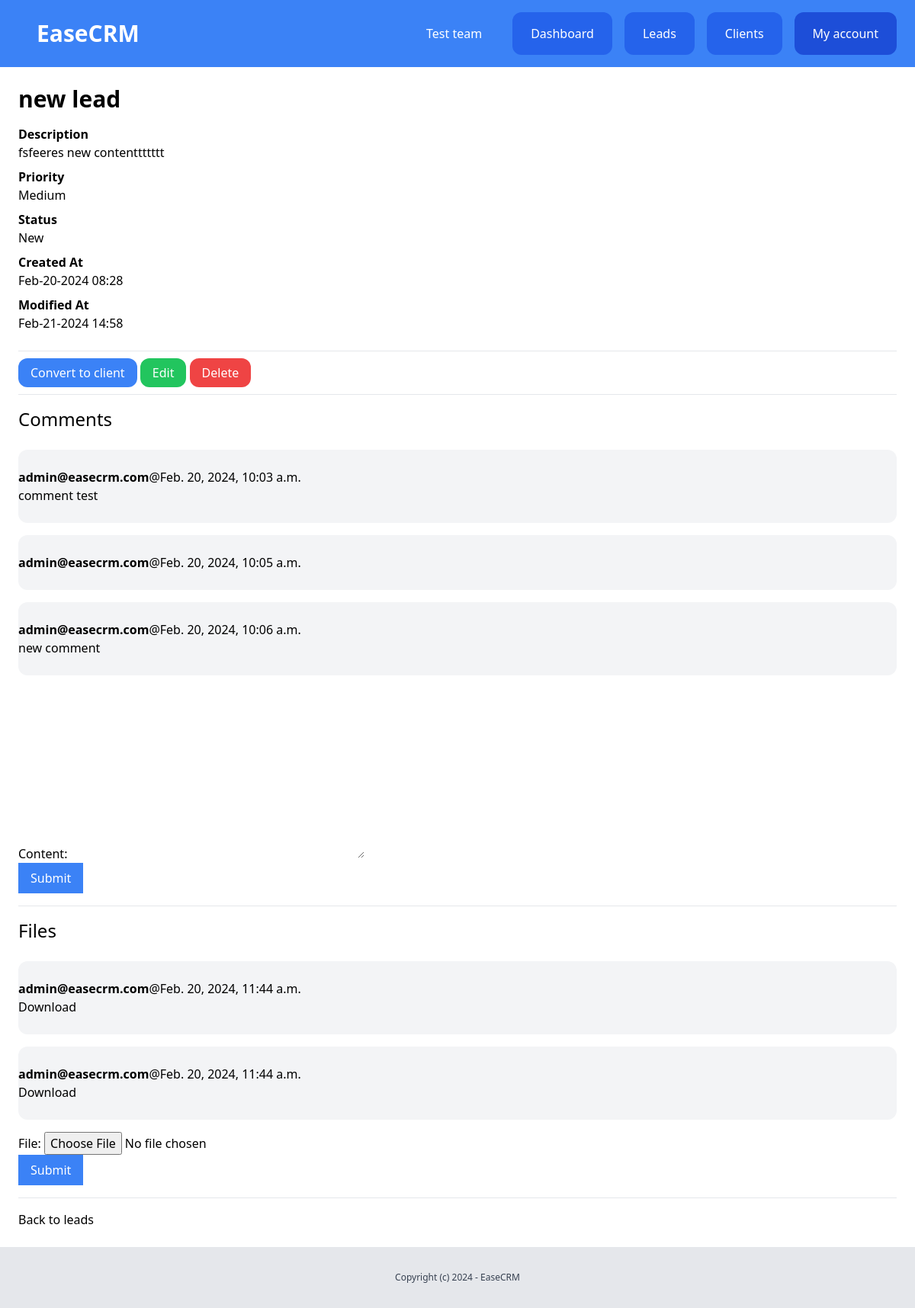
The page /dashboard/leads/8/ (signed in) on the database its author committed.
### team/models.py (models this page shows, shortened)
class Team(models.Model):
    plan=models.ForeignKey(Plan, blank=True, null=True, related_name="teams", on_delete=models.CASCADE)
    name = models.CharField(max_length=100)
    created_by = models.ForeignKey(User, related_name="created_teams", on_delete=models.CASCADE)
    created_at = models.DateTimeField(auto_now_add=True)
    members = models.ManyToManyField(User, related_name="teams")

### lead/models.py (models this page shows, shortened)
class Lead(models.Model):
    LOW = 'low'
    MEDIUM = 'medium'
    HIGH = 'high'
    CHOICES_PRIORITY = (
        (LOW, 'Low'),
        (MEDIUM, 'Medium'),
        (HIGH, 'High'),
    )
    NEW = 'new'
    CONTACTED = 'contacted'
    WON = 'won'
    LOST = 'lost'
    CHOICES_STATUS = (
        (NEW, "New"),
        (CONTACTED, 'Contacted'),
        (WON, 'Won'),
        (LOST, 'Lost'),
    )
    team = models.ForeignKey(Team, related_name="leads", on_delete=models.CASCADE)
    name = models.CharField(max_length=100)
    email = models.EmailField()
    description = models.TextField(blank=True, null=True)
    priority = models.CharField(max_length=10, choices=CHOICES_PRIORITY, default=MEDIUM)
    status = models.CharField(max_length=10, choices=CHOICES_STATUS, default=NEW)
    converted_to_client = models.BooleanField(default=False)
    created_by = models.ForeignKey(User, related_name="leads", on_delete=models.CASCADE)
    created_at = models.DateTimeField(auto_now_add=True)
    modified_at = models.DateTimeField(auto_now=True)
    class Meta:
        ordering = ('name', )

class Comment(models.Model):
    team = models.ForeignKey(Team, related_name="lead_comments", on_delete=models.CASCADE)
    lead = models.ForeignKey(Lead, related_name="comments", on_delete = models.CASCADE)
    content = models.TextField(blank=True, null=True)
    created_by = models.ForeignKey(User, related_name="lead_comments", on_delete=models.CASCADE)
    created_at = models.DateTimeField(auto_now_add=True)

class LeadFile(models.Model):
    team = models.ForeignKey(Team, related_name="lead_files", on_delete=models.CASCADE)
    lead = models.ForeignKey(Lead, related_name="files", on_delete = models.CASCADE)
    file = models.FileField(upload_to="leadfiles")
    created_by = models.ForeignKey(User, related_name="lead_files", on_delete=models.CASCADE)
    created_at = models.DateTimeField(auto_now_add=True)

### lead/views.py (the view)
# urls.py: path('<int:pk>/', views.LeadDetailView.as_view(), name="detail"),
class LeadDetailView(LoginRequiredMixin, DetailView):
     model = Lead
     def get_context_data(self, **kwargs):
          context = super().get_context_data(**kwargs);
          context['form'] = AddCommentForm()
          context['fileform'] = AddFileForm()
          return context
     def get_queryset(self):
          queryset = super(LeadDetailView, self).get_queryset()
          return queryset.filter(created_by = self.request.user, pk = self.kwargs.get('pk'))

### lead/forms.py
class AddCommentForm(forms.ModelForm):
    class Meta:
        model = Comment
        fields = ('content', )

class AddFileForm(forms.ModelForm):
    class Meta:
        model = LeadFile
        fields = ('file',)

### team/context_processors.py (called while the page is built)
def team(request):
    if request.user.is_authenticated:
        if request.user.userprofile.active_team:
            active_team = request.user.userprofile.active_team
        else:
            active_team = Team.objects.filter(created_by=request.user)[0]
    else:
        active_team = None
    return {
        'active_team': active_team
    }

### lead/templates/lead/lead_detail.html (shortened to what this page needs)
{%extends 'core/base.html'%} {%block title%}Leads{%endblock%} {%block content%}
<div class="py-6 px-6">
  <h1 class="mb-4 font-bold text-3xl">{{lead.name}}</h1>
  {% if lead.description%}
  <p class="font-semibold">Description</p>
  <p class="mb-2">{{lead.description}}</p>
  {%endif%}
  <p class="font-semibold">Priority</p>
  <p class="mb-2">{{lead.get_priority_display}}</p>
  <p class="font-semibold">Status</p>
  <p class="mb-2">{{lead.get_status_display}}</p>
  <p class="font-semibold">Created At</p>
  <p class="mb-2">{{lead.created_at|date:"M-d-Y H:i"}}</p>
  <p class="font-semibold">Modified At</p>
  <p class="mb-6">{{lead.modified_at|date:"M-d-Y H:i"}}</p>
  <hr class="my-4" />
  <a class="py-2 px-4 rounded-xl text-white bg-blue-500" href="{%url 'leads:convert' lead.id%}">Convert to client</a>
  <a class="py-2 px-4 rounded-xl text-white bg-green-500" href="{%url 'leads:edit' lead.id%}">Edit</a>
  <a
    class="py-2 px-4 rounded-xl text-white bg-red-500"
    onclick="document.getElementById('lead_delete_form').submit();"
    href="#"
    >Delete</a
  >
  <hr class="my-4" />
  <h2 class="text-2xl mb-6">Comments</h2>
  <div class="space-y-4">
    {% for comment in lead.comments.all %}
    <div class="bg-gray-100 mb-4 py-6 rounded-xl">
      <p><strong>{{comment.created_by}}</strong>@{{comment.created_at}}</p>
      {{comment.content}}
    </div>
    {%endfor%}
  </div>
  <form action="{% url 'leads:add_comment' lead.id %}" method="POST">
    {%csrf_token%} {{form.as_p}}
    <button class="py-2 px-4 rounded-4xl bg-blue-500 text-white">Submit</button>
  </form>
  <hr class="my-4" />
  <h2 class="text-2xl mb-6">Files</h2>
  {% for file in lead.files.all %}
  <div class="bg-gray-100 mb-4 py-6 rounded-xl">
    <p><strong>{{file.created_by}}</strong>@{{file.created_at}}</p>
    <a href="{{file.file.url}}">Download</a>
  </div>
  {%endfor%}
  <form action="{% url 'leads:add_file' lead.id %}" method="POST" enctype="multipart/form-data">
    {%csrf_token%} {{fileform.as_p}}
    <button class="py-2 px-4 rounded-4xl bg-blue-500 text-white">Submit</button>
  </form>
  <hr class="my-4" />
  <a href="{%url 'leads:list' %}">Back to leads</a>
</div>
{%endblock%}

### core/templates/core/partials/nav.html
<nav class="py-4 px-6 flex justify-between bg-blue-500">
  <div class="flex items-center justify-between w-full">
    <a href="{% url 'about' %}" class="py-3 text-3xl font-bold px-6 rounded-xl text-white">EaseCRM</a>
    {%if request.user.is_authenticated%}
    <div class="flex space-x-4">
      <a href="{% url 'team:detail' active_team.id %}" class="py-4 px-6 rounded-xl text-white">{{active_team.name}}</a>
      <a href="{%url 'dashboard:index'%}" class="py-4 px-6 bg-blue-600 rounded-xl text-white">Dashboard</a>
      <a href="{%url 'leads:list'%}" class="py-4 px-6 bg-blue-600 rounded-xl text-white">Leads</a>
      <a href="{%url 'clients:list'%}" class="py-4 px-6 bg-blue-600 rounded-xl text-white">Clients</a>
      <a href="{%url 'userprofile:myaccount'%}" class="py-4 px-6 bg-blue-700 rounded-xl text-white">My account</a>
      {% else %}
      <div>
        <a href="{%url 'login'%}" class="py-4 px-6 bg-blue-600 rounded-xl text-white">Log in</a>
        <a href="{%url 'userprofile:signup'%}" class="py-4 px-6 bg-blue-300 rounded-xl text-white">Sign up</a>
      </div>
      {% endif %}
    </div>
  </div>
</nav>

### rows shown on the page
Team: name "Test team"
Lead: name "new lead", description "fsfeeres new contenttttttt", priority "Medium", status "New", created_at "Feb-20-2024 08:28", modified_at "Feb-21-2024 14:58"
Comment: created_by "admin@easecrm.com", created_at "Feb. 20, 2024, 10:03 a.m.", content "comment test"
Comment: created_by "admin@easecrm.com", created_at "Feb. 20, 2024, 10:05 a.m."
Comment: created_by "admin@easecrm.com", created_at "Feb. 20, 2024, 10:06 a.m.", content "new comment"
LeadFile: created_by "admin@easecrm.com", created_at "Feb. 20, 2024, 11:44 a.m."
LeadFile: created_by "admin@easecrm.com", created_at "Feb. 20, 2024, 11:44 a.m."
